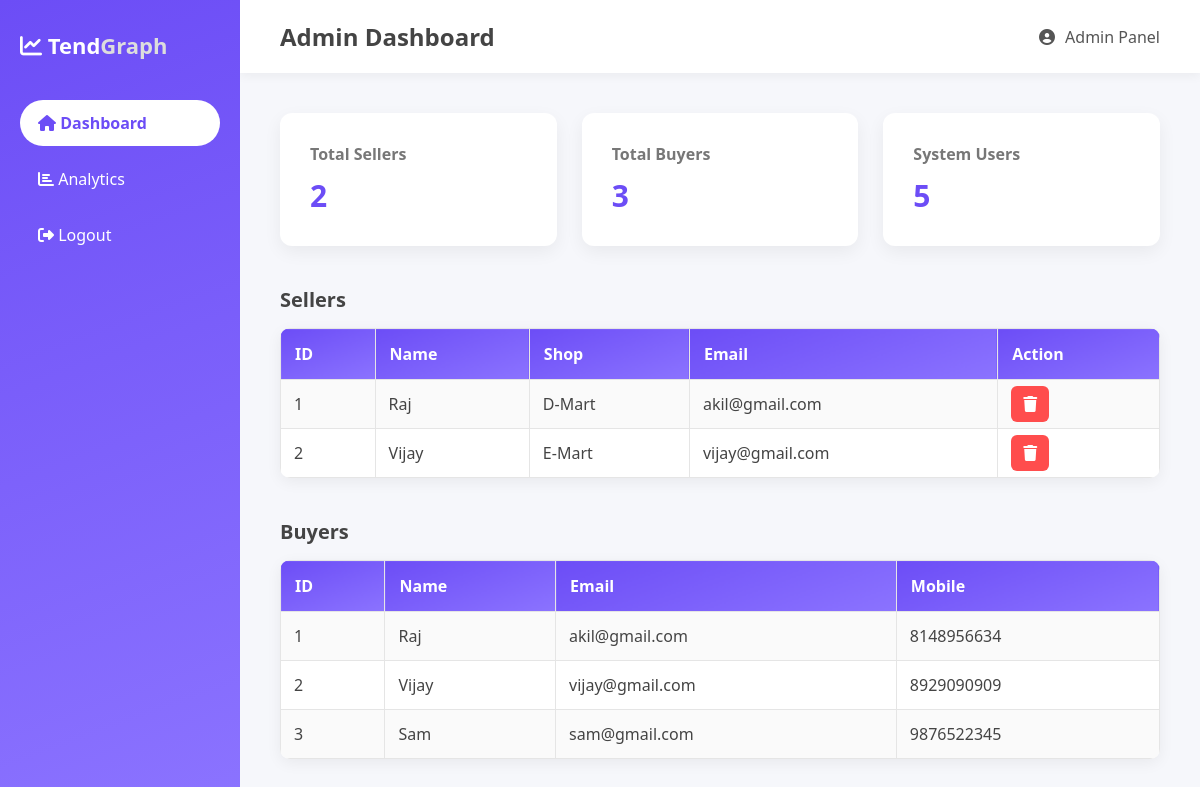
The page /admin_dashboard (signed in) on the database its author committed.
### tables this page shows
CREATE TABLE `sellers` (
  `id` INTEGER PRIMARY KEY AUTOINCREMENT,
  `name` varchar(100) default NULL,
  `email` varchar(100) default NULL,
  `mobile` varchar(20) default NULL,
  `shopname` varchar(100) default NULL,
  `address` text,
  `category` varchar(100) default NULL,
  `latitude` varchar(50) default NULL,
  `longitude` varchar(50) default NULL,
  `username` varchar(50) default NULL,
  `password` varchar(50) default NULL,
  `status` varchar(20) default 'active'
);

CREATE TABLE `buyers` (
  `id` INTEGER PRIMARY KEY AUTOINCREMENT,
  `name` varchar(100) default NULL,
  `email` varchar(120) default NULL,
  `mobile` varchar(20) default NULL,
  `location` varchar(150) default NULL,
  `age` INTEGER DEFAULT NULL,
  `gender` varchar(20) default NULL,
  `username` varchar(50) default NULL,
  `password` varchar(100) default NULL,
  `created_at` timestamp NOT NULL default CURRENT_TIMESTAMP
);

### modules/admin.py (the view)
@admin_bp.route("/admin_dashboard")
def admin_dashboard():
    if "admin" not in session:
        return redirect("/admin")
    conn=get_db()
    cur=conn.cursor()
    cur.execute("SELECT * FROM sellers")
    sellers=cur.fetchall()
    cur.execute("SELECT * FROM buyers")
    buyers=cur.fetchall()
    return render_template("admin_dashboard.html",sellers=sellers,buyers=buyers)

### modules/utils.py (called while the page is built)
def dict_factory(cursor, row):
    d = {}
    for idx, col in enumerate(cursor.description):
        d[col[0]] = row[idx]
    return d

def get_db():
    conn=sqlite3.connect("purchasing_tendency.db", check_same_thread=False)
    conn.row_factory = dict_factory
    return conn

### templates/admin_dashboard.html (shortened to what this page needs)
<!DOCTYPE html>
<html lang="en">
<head>
    <link rel="stylesheet" href="https://cdnjs.cloudflare.com/ajax/libs/font-awesome/6.5.0/css/all.min.css">
</head>
<body>
    <div class="sidebar">
        <div class="logo">
            <i class="fa fa-chart-line"></i> Tend<span>Graph</span>
        </div>
        <a href="/admin_dashboard" class="active">
            <i class="fa fa-home"></i> Dashboard
        </a>
        <a href="/admin_analytics">
            <i class="fa fa-chart-bar"></i> Analytics
        </a>
        <a href="/">
            <i class="fa fa-sign-out-alt"></i> Logout
        </a>
    </div>
    <div class="main">
        <div class="header">
            <h2>Admin Dashboard</h2>
            <div class="admin-box">
                <i class="fa fa-user-circle"></i>
                Admin Panel
            </div>
        </div>
        <div class="content">
            <div class="cards">
                <div class="card">
                    <h4>Total Sellers</h4>
                    <h2>{{ sellers|length }}</h2>
                </div>
                <div class="card">
                    <h4>Total Buyers</h4>
                    <h2>{{ buyers|length }}</h2>
                </div>
                <div class="card">
                    <h4>System Users</h4>
                    <h2>{{ sellers|length + buyers|length }}</h2>
                </div>
            </div>
            <h3 class="section-title" id="sellers-section">Sellers</h3>
            <table>
                <tr>
                    <th>ID</th>
                    <th>Name</th>
                    <th>Shop</th>
                    <th>Email</th>
                    <th>Action</th>
                </tr>
                {% for s in sellers %}
                <tr>
                    <td>{{s.id}}</td>
                    <td>{{s.name}}</td>
                    <td>{{s.shopname}}</td>
                    <td>{{s.email}}</td>
                    <td>
                        <a href="/remove_seller/{{s.id}}" class="delete-btn">
                            <i class="fa fa-trash"></i>
                        </a>
                    </td>
                </tr>
                {% endfor %}
            </table>
            <h3 class="section-title" id="buyers-section">Buyers</h3>
            <table>
                <tr>
                    <th>ID</th>
                    <th>Name</th>
                    <th>Email</th>
                    <th>Mobile</th>
                </tr>
                {% for b in buyers %}
                <tr>
                    <td>{{b.id}}</td>
                    <td>{{b.name}}</td>
                    <td>{{b.email}}</td>
                    <td>{{b.mobile}}</td>
                </tr>
                {% endfor %}
            </table>
        </div>
    </div>
</body>
</html>

### templates/admin_dashboard.html (style rules this page uses)
html { scroll-behavior: smooth; }
* { margin: 0; padding: 0; box-sizing: border-box; font-family: Segoe UI, sans-serif; }
body { background: #f6f7fb; display: flex; }
.sidebar { width: 240px; height: 100vh; background: linear-gradient(160deg, #6c4df6, #8b73ff); padding: 30px 20px; position: fixed; }
.sidebar .logo { color: white; font-size: 22px; font-weight: bold; margin-bottom: 40px; }
.sidebar .logo span { color: #ddd; }
.sidebar a { display: block; padding: 12px 18px; margin-bottom: 10px; color: white; text-decoration: none; border-radius: 30px; font-weight: 500; transition: 0.3s; }
.sidebar a.active { background: white; color: #6c4df6; font-weight: 600; }
.main { margin-left: 240px; width: 100%; }
.header { display: flex; justify-content: space-between; align-items: center; padding: 20px 40px; background: white; box-shadow: 0 3px 10px rgba(0, 0, 0, 0.05); }
.header h2 { color: #444; }
.admin-box { display: flex; align-items: center; gap: 10px; color: #555; }
.content { padding: 40px; }
.cards { display: grid; grid-template-columns: repeat(3, 1fr); gap: 25px; margin-bottom: 40px; }
.card { background: white; padding: 30px; border-radius: 12px; box-shadow: 0 6px 18px rgba(0, 0, 0, 0.06); }
.card h4 { color: #777; margin-bottom: 10px; }
.card h2 { color: #6c4df6; font-size: 30px; }
.section-title { margin-top: 35px; margin-bottom: 15px; color: #444; font-size: 20px; }
table { width: 100%; border-collapse: collapse; background: white; border-radius: 10px; overflow: hidden; box-shadow: 0 4px 15px rgba(0, 0, 0, 0.06); margin-bottom: 40px; }
table th { background: linear-gradient(160deg, #6c4df6, #8b73ff); color: white; padding: 14px; text-align: left; border: 1px solid #e5e5e5; font-weight: 600; }
table td { padding: 13px; border: 1px solid #e5e5e5; color: #444; }
table tr:nth-child(even) { background: #fafafa; }
.delete-btn { background: #ff4d4d; color: white; padding: 7px 12px; border-radius: 6px; text-decoration: none; transition: 0.2s; }

### rows shown on the page
sellers: id "1", name "Raj", shopname "D-Mart", email "akil@gmail.com"
sellers: id "2", name "Vijay", shopname "E-Mart", email "vijay@gmail.com"
buyers: id "1", name "Raj", email "akil@gmail.com", mobile "8148956634"
buyers: id "2", name "Vijay", email "vijay@gmail.com", mobile "8929090909"
buyers: id "3", name "Sam", email "sam@gmail.com", mobile "9876522345"

### other values the page prints
{{ sellers|length }} "2"
{{ buyers|length }} "3"
{{ sellers|length + buyers|length }} "5"
